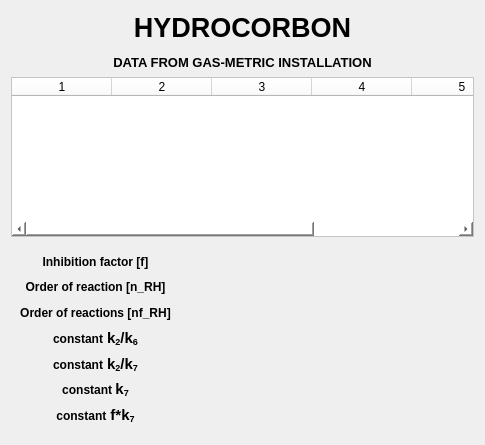
           <widget class="QFrame" name="frame_6">
            <property name="geometry">
             <rect>
              <x>310</x>
              <y>10</y>
              <width>485</width>
              <height>445</height>
             </rect>
            </property>
            <layout class="QVBoxLayout" name="verticalLayout_36">
             <item>
              <widget class="QLabel" name="dataLabel6">
               <property name="minimumSize">
                <size>
                 <width>400</width>
                 <height>60</height>
                </size>
               </property>
               <property name="font">
                <font>
                 <pointsize>10</pointsize>
                 <weight>75</weight>
                 <bold>true</bold>
                </font>
               </property>
               <property name="text">
                <string>&lt;html&gt;&lt;head/&gt;&lt;body&gt;&lt;p align=&quot;center&quot;&gt;&lt;span style=&quot; font-size:20pt;&quot;&gt;HYDROCORBON&lt;/span&gt;&lt;/p&gt;&lt;p align=&quot;center&quot;&gt;DATA FROM GAS-METRIC INSTALLATION&lt;/p&gt;&lt;/body&gt;&lt;/html&gt;</string>
               </property>
              </widget>
             </item>
             <item>
              <widget class="QTableWidget" name="dataTable6">
               <property name="sizePolicy">
                <sizepolicy hsizetype="Preferred" vsizetype="Preferred">
                 <horstretch>0</horstretch>
                 <verstretch>0</verstretch>
                </sizepolicy>
               </property>
               <property name="minimumSize">
                <size>
                 <width>400</width>
                 <height>150</height>
                </size>
               </property>
               <property name="maximumSize">
                <size>
                 <width>16777215</width>
                 <height>225</height>
                </size>
               </property>
               <property name="styleSheet">
                <string notr="true">background-color:white;</string>
               </property>
               <property name="showGrid">
                <bool>true</bool>
               </property>
               <property name="gridStyle">
                <enum>Qt::SolidLine</enum>
               </property>
               <property name="sortingEnabled">
                <bool>false</bool>
               </property>
               <property name="cornerButtonEnabled">
                <bool>false</bool>
               </property>
               <property name="columnCount">
                <number>6</number>
               </property>
               <attribute name="horizontalHeaderCascadingSectionResizes">
                <bool>false</bool>
               </attribute>
               <attribute name="horizontalHeaderStretchLastSection">
                <bool>false</bool>
               </attribute>
               <attribute name="verticalHeaderCascadingSectionResizes">
                <bool>false</bool>
               </attribute>
               <attribute name="verticalHeaderShowSortIndicator" stdset="0">
                <bool>false</bool>
               </attribute>
               <attribute name="verticalHeaderStretchLastSection">
                <bool>false</bool>
               </attribute>
               <column/>
               <column/>
               <column/>
               <column/>
               <column/>
               <column/>
              </widget>
             </item>
             <item>
              <widget class="QWidget" name="widget_4" native="true">
               <property name="minimumSize">
                <size>
                 <width>400</width>
                 <height>191</height>
                </size>
               </property>
               <layout class="QGridLayout" name="gridLayout_23">
                <item row="2" column="1">
                 <widget class="QLabel" name="nfValue6">
                  <property name="enabled">
                   <bool>true</bool>
                  </property>
                  <property name="maximumSize">
                   <size>
                    <width>150</width>
                    <height>16777215</height>
                   </size>
                  </property>
                  <property name="font">
                   <font>
                    <pointsize>8</pointsize>
                    <weight>75</weight>
                    <bold>true</bold>
                   </font>
                  </property>
                  <property name="lineWidth">
                   <number>-2</number>
                  </property>
                  <property name="midLineWidth">
                   <number>1</number>
                  </property>
                  <property name="text">
                   <string/>
                  </property>
                 </widget>
                </item>
                <item row="2" column="2">
                 <widget class="QLabel" name="Sa_nfValue6">
                  <property name="enabled">
                   <bool>true</bool>
                  </property>
                  <property name="maximumSize">
                   <size>
                    <width>150</width>
                    <height>16777215</height>
                   </size>
                  </property>
                  <property name="font">
                   <font>
                    <pointsize>8</pointsize>
                    <weight>75</weight>
                    <bold>true</bold>
                   </font>
                  </property>
                  <property name="lineWidth">
                   <number>-2</number>
                  </property>
                  <property name="midLineWidth">
                   <number>1</number>
                  </property>
                  <property name="text">
                   <string/>
                  </property>
                 </widget>
                </item>
                <item row="5" column="2">
                 <widget class="QLabel" name="Sa_k7Value6">
                  <property name="enabled">
                   <bool>true</bool>
                  </property>
                  <property name="font">
                   <font>
                    <pointsize>8</pointsize>
                    <weight>75</weight>
                    <bold>true</bold>
                   </font>
                  </property>
                  <property name="lineWidth">
                   <number>-2</number>
                  </property>
                  <property name="text">
                   <string/>
                  </property>
                 </widget>
                </item>
                <item row="0" column="0">
                 <widget class="QLabel" name="fLabel4_14">
                  <property name="enabled">
                   <bool>true</bool>
                  </property>
                  <property name="font">
                   <font>
                    <pointsize>8</pointsize>
                    <weight>75</weight>
                    <bold>true</bold>
                   </font>
                  </property>
                  <property name="text">
                   <string>&lt;html&gt;&lt;head/&gt;&lt;body&gt;&lt;p align=&quot;center&quot;&gt;&lt;span style=&quot; font-size:9pt;&quot;&gt;Inhibition factor [f]&lt;/span&gt;&lt;/p&gt;&lt;/body&gt;&lt;/html&gt;</string>
                  </property>
                 </widget>
                </item>
                <item row="4" column="0">
                 <widget class="QLabel" name="fLabel4_15">
                  <property name="enabled">
                   <bool>true</bool>
                  </property>
                  <property name="font">
                   <font>
                    <pointsize>8</pointsize>
                    <weight>75</weight>
                    <bold>true</bold>
                   </font>
                  </property>
                  <property name="text">
                   <string>&lt;html&gt;&lt;head/&gt;&lt;body&gt;&lt;p align=&quot;center&quot;&gt;&lt;span style=&quot; font-size:9pt;&quot;&gt;constant&lt;/span&gt;&lt;span style=&quot; font-size:11pt;&quot;&gt; k&lt;/span&gt;&lt;span style=&quot; font-size:11pt; vertical-align:sub;&quot;&gt;2&lt;/span&gt;&lt;span style=&quot; font-size:11pt;&quot;&gt;/k&lt;/span&gt;&lt;span style=&quot; font-size:11pt; vertical-align:sub;&quot;&gt;7&lt;/span&gt;&lt;/p&gt;&lt;/body&gt;&lt;/html&gt;</string>
                  </property>
                 </widget>
                </item>
                <item row="1" column="2">
                 <widget class="QLabel" name="Sa_nValue6">
                  <property name="enabled">
                   <bool>true</bool>
                  </property>
                  <property name="maximumSize">
                   <size>
                    <width>150</width>
                    <height>16777215</height>
                   </size>
                  </property>
                  <property name="font">
                   <font>
                    <pointsize>8</pointsize>
                    <weight>75</weight>
                    <bold>true</bold>
                   </font>
                  </property>
                  <property name="lineWidth">
                   <number>-2</number>
                  </property>
                  <property name="midLineWidth">
                   <number>1</number>
                  </property>
                  <property name="text">
                   <string/>
                  </property>
                 </widget>
                </item>
                <item row="5" column="0">
                 <widget class="QLabel" name="k7Value412_4">
                  <property name="enabled">
                   <bool>true</bool>
                  </property>
                  <property name="font">
                   <font>
                    <pointsize>8</pointsize>
                    <weight>75</weight>
                    <bold>true</bold>
                   </font>
                  </property>
                  <property name="text">
                   <string>&lt;html&gt;&lt;head/&gt;&lt;body&gt;&lt;p align=&quot;center&quot;&gt;&lt;span style=&quot; font-size:9pt;&quot;&gt;constant &lt;/span&gt;&lt;span style=&quot; font-size:11pt;&quot;&gt;k&lt;/span&gt;&lt;span style=&quot; font-size:11pt; vertical-align:sub;&quot;&gt;7&lt;/span&gt;&lt;/p&gt;&lt;/body&gt;&lt;/html&gt;</string>
                  </property>
                 </widget>
                </item>
                <item row="4" column="2">
                 <widget class="QLabel" name="Sa_k2k7Value6">
                  <property name="enabled">
                   <bool>true</bool>
                  </property>
                  <property name="font">
                   <font>
                    <pointsize>8</pointsize>
                    <weight>75</weight>
                    <bold>true</bold>
                   </font>
                  </property>
                  <property name="lineWidth">
                   <number>-2</number>
                  </property>
                  <property name="midLineWidth">
                   <number>1</number>
                  </property>
                  <property name="text">
                   <string/>
                  </property>
                 </widget>
                </item>
                <item row="3" column="0">
                 <widget class="QLabel" name="fLabel4_16">
                  <property name="enabled">
                   <bool>true</bool>
                  </property>
                  <property name="font">
                   <font>
                    <pointsize>8</pointsize>
                    <weight>75</weight>
                    <bold>true</bold>
                   </font>
                  </property>
                  <property name="text">
                   <string>&lt;html&gt;&lt;head/&gt;&lt;body&gt;&lt;p align=&quot;center&quot;&gt;&lt;span style=&quot; font-size:9pt;&quot;&gt;constant&lt;/span&gt;&lt;span style=&quot; font-size:11pt;&quot;&gt; k&lt;/span&gt;&lt;span style=&quot; font-size:11pt; vertical-align:sub;&quot;&gt;2&lt;/span&gt;&lt;span style=&quot; font-size:11pt;&quot;&gt;/k&lt;/span&gt;&lt;span style=&quot; font-size:11pt; vertical-align:sub;&quot;&gt;6&lt;/span&gt;&lt;/p&gt;&lt;/body&gt;&lt;/html&gt;</string>
                  </property>
                 </widget>
                </item>
                <item row="3" column="2">
                 <widget class="QLabel" name="Sa_k2k6Value6">
                  <property name="enabled">
                   <bool>true</bool>
                  </property>
                  <property name="font">
                   <font>
                    <pointsize>8</pointsize>
                    <weight>75</weight>
                    <bold>true</bold>
                   </font>
                  </property>
                  <property name="lineWidth">
                   <number>-2</number>
                  </property>
                  <property name="midLineWidth">
                   <number>1</number>
                  </property>
                  <property name="text">
                   <string/>
                  </property>
                 </widget>
                </item>
                <item row="6" column="2">
                 <widget class="QLabel" name="Sa_fk7Value6">
                  <property name="enabled">
                   <bool>true</bool>
                  </property>
                  <property name="font">
                   <font>
                    <pointsize>8</pointsize>
                    <weight>75</weight>
                    <bold>true</bold>
                   </font>
                  </property>
                  <property name="lineWidth">
                   <number>-2</number>
                  </property>
                  <property name="text">
                   <string/>
                  </property>
                 </widget>
                </item>
                <item row="1" column="1">
                 <widget class="QLabel" name="nValue6">
                  <property name="enabled">
                   <bool>true</bool>
                  </property>
                  <property name="maximumSize">
                   <size>
                    <width>150</width>
                    <height>16777215</height>
                   </size>
                  </property>
                  <property name="font">
                   <font>
                    <pointsize>8</pointsize>
                    <weight>75</weight>
                    <bold>true</bold>
                   </font>
                  </property>
                  <property name="lineWidth">
                   <number>-2</number>
                  </property>
                  <property name="midLineWidth">
                   <number>1</number>
                  </property>
                  <property name="text">
                   <string/>
                  </property>
                 </widget>
                </item>
                <item row="3" column="1">
                 <widget class="QLabel" name="k2k6Value6">
                  <property name="enabled">
                   <bool>true</bool>
                  </property>
                  <property name="font">
                   <font>
                    <pointsize>8</pointsize>
                    <weight>75</weight>
                    <bold>true</bold>
                   </font>
                  </property>
                  <property name="lineWidth">
                   <number>-2</number>
                  </property>
                  <property name="midLineWidth">
                   <number>1</number>
                  </property>
                  <property name="text">
                   <string/>
                  </property>
                 </widget>
                </item>
                <item row="2" column="0">
                 <widget class="QLabel" name="nf_HInLabel4_4">
                  <property name="enabled">
                   <bool>true</bool>
                  </property>
                  <property name="font">
                   <font>
                    <pointsize>8</pointsize>
                    <weight>75</weight>
                    <bold>true</bold>
                   </font>
                  </property>
                  <property name="text">
                   <string>&lt;html&gt;&lt;head/&gt;&lt;body&gt;&lt;p align=&quot;center&quot;&gt;&lt;span style=&quot; font-size:9pt;&quot;&gt;Order of reactions [nf_RH]&lt;/span&gt;&lt;/p&gt;&lt;/body&gt;&lt;/html&gt;</string>
                  </property>
                 </widget>
                </item>
                <item row="4" column="1">
                 <widget class="QLabel" name="k2k7Value6">
                  <property name="enabled">
                   <bool>true</bool>
                  </property>
                  <property name="font">
                   <font>
                    <pointsize>8</pointsize>
                    <weight>75</weight>
                    <bold>true</bold>
                   </font>
                  </property>
                  <property name="lineWidth">
                   <number>-2</number>
                  </property>
                  <property name="midLineWidth">
                   <number>1</number>
                  </property>
                  <property name="text">
                   <string/>
                  </property>
                 </widget>
                </item>
                <item row="5" column="1">
                 <widget class="QLabel" name="k7Value6">
                  <property name="enabled">
                   <bool>true</bool>
                  </property>
                  <property name="font">
                   <font>
                    <pointsize>8</pointsize>
                    <weight>75</weight>
                    <bold>true</bold>
                   </font>
                  </property>
                  <property name="lineWidth">
                   <number>-2</number>
                  </property>
                  <property name="midLineWidth">
                   <number>1</number>
                  </property>
                  <property name="text">
                   <string/>
                  </property>
                 </widget>
                </item>
                <item row="1" column="0">
                 <widget class="QLabel" name="n_HInLabel4_4">
                  <property name="enabled">
                   <bool>true</bool>
                  </property>
                  <property name="font">
                   <font>
                    <pointsize>8</pointsize>
                    <weight>75</weight>
                    <bold>true</bold>
                   </font>
                  </property>
                  <property name="text">
                   <string>&lt;html&gt;&lt;head/&gt;&lt;body&gt;&lt;p align=&quot;center&quot;&gt;&lt;span style=&quot; font-size:9pt;&quot;&gt;Order of reaction [n_RH]&lt;/span&gt;&lt;/p&gt;&lt;/body&gt;&lt;/html&gt;</string>
                  </property>
                 </widget>
                </item>
                <item row="6" column="1">
                 <widget class="QLabel" name="fk7Value6">
                  <property name="enabled">
                   <bool>true</bool>
                  </property>
                  <property name="font">
                   <font>
                    <pointsize>8</pointsize>
                    <weight>75</weight>
                    <bold>true</bold>
                   </font>
                  </property>
                  <property name="lineWidth">
                   <number>-2</number>
                  </property>
                  <property name="midLineWidth">
                   <number>1</number>
                  </property>
                  <property name="text">
                   <string/>
                  </property>
                 </widget>
                </item>
                <item row="0" column="1">
                 <widget class="QLabel" name="fValue6">
                  <property name="enabled">
                   <bool>true</bool>
                  </property>
                  <property name="maximumSize">
                   <size>
                    <width>150</width>
                    <height>16777215</height>
                   </size>
                  </property>
                  <property name="font">
                   <font>
                    <pointsize>8</pointsize>
                    <weight>75</weight>
                    <bold>true</bold>
                   </font>
                  </property>
                  <property name="lineWidth">
                   <number>-2</number>
                  </property>
                  <property name="midLineWidth">
                   <number>1</number>
                  </property>
                  <property name="text">
                   <string/>
                  </property>
                 </widget>
                </item>
                <item row="6" column="0">
                 <widget class="QLabel" name="fk7Value412_4">
                  <property name="enabled">
                   <bool>true</bool>
                  </property>
                  <property name="font">
                   <font>
                    <pointsize>8</pointsize>
                    <weight>75</weight>
                    <bold>true</bold>
                   </font>
                  </property>
                  <property name="text">
                   <string>&lt;html&gt;&lt;head/&gt;&lt;body&gt;&lt;p align=&quot;center&quot;&gt;&lt;span style=&quot; font-size:9pt;&quot;&gt;constant&lt;/span&gt;&lt;span style=&quot; font-size:11pt;&quot;&gt; f*k&lt;/span&gt;&lt;span style=&quot; font-size:11pt; vertical-align:sub;&quot;&gt;7&lt;/span&gt;&lt;/p&gt;&lt;/body&gt;&lt;/html&gt;</string>
                  </property>
                 </widget>
                </item>
                <item row="0" column="2">
                 <widget class="QLabel" name="Sa_fValue6">
                  <property name="enabled">
                   <bool>true</bool>
                  </property>
                  <property name="maximumSize">
                   <size>
                    <width>150</width>
                    <height>16777215</height>
                   </size>
                  </property>
                  <property name="font">
                   <font>
                    <pointsize>8</pointsize>
                    <weight>75</weight>
                    <bold>true</bold>
                   </font>
                  </property>
                  <property name="lineWidth">
                   <number>-2</number>
                  </property>
                  <property name="midLineWidth">
                   <number>1</number>
                  </property>
                  <property name="text">
                   <string/>
                  </property>
                 </widget>
                </item>
               </layout>
              </widget>
             </item>
            </layout>
           </widget>
